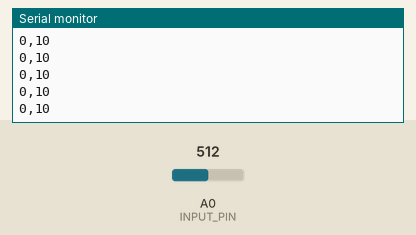
Recording of a sketch running on a simulated Arduino Uno, built with avr-gcc and run on an emulated ATmega328P. On the bench: the last lines printed to the serial monitor. The inputs (shaded band) are chosen by the test bench; at power-on: A0 (INPUT_PIN) = 512.

Above: at 1.2 s.
1.3 s: A0 (INPUT_PIN) set to 716
At 2.1 s:
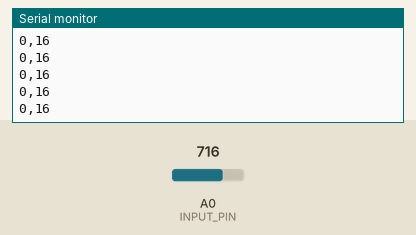
2.8 s: A0 (INPUT_PIN) set to 900
At 3.8 s:
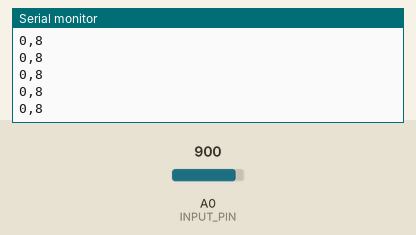
Timing chart, 0 to 5.8 s (numbered marks = the images above; inputs shaded):
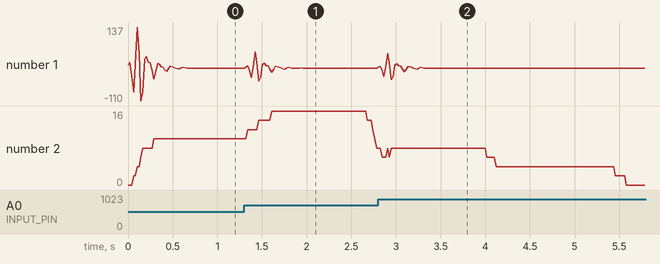

The sketch:

EMG.ino
```cpp
#include <Wire.h>

#define SAMPLE_RATE 500
#define INPUT_PIN A0
#define BUFFER_SIZE 128

int circular_buffer[BUFFER_SIZE];
int data_index, sum;

void setup() {
  Serial.begin(115200);
}

void loop(){
  emg();
  delay(20);
}

void emg() {
  static unsigned long past = 0;
  unsigned long present = micros();
  unsigned long interval = present - past;
  past = present;

  // Run timer
  static long timer = 0;
  timer -= interval;

  // Sample and get envelop
  if(timer < 0) {
    timer += 1000000 / SAMPLE_RATE;
    int sensor_value = analogRead(INPUT_PIN);
    int signal = EMGFilter(sensor_value);
    int envelop = getEnvelop(abs(signal));
    Serial.print(signal);
    Serial.print(",");
    Serial.println(envelop);
    //delay(1);
  }
}

int getEnvelop(int abs_emg){
  sum -= circular_buffer[data_index];
  sum += abs_emg;
  circular_buffer[data_index] = abs_emg;
  data_index = (data_index + 1) % BUFFER_SIZE;
  return (sum/BUFFER_SIZE) * 2;
}

float EMGFilter(float input){
  float output = input;
  {
    static float z1, z2; // filter section state
    float x = output - 0.05159732*z1 - 0.36347401*z2;
    output = 0.01856301*x + 0.03712602*z1 + 0.01856301*z2;
    z2 = z1;
    z1 = x;
  }
  {
    static float z1, z2; // filter section state
    float x = output - -0.53945795*z1 - 0.39764934*z2;
    output = 1.00000000*x + -2.00000000*z1 + 1.00000000*z2;
    z2 = z1;
    z1 = x;
  }
  {
    static float z1, z2; // filter section state
    float x = output - 0.47319594*z1 - 0.70744137*z2;
    output = 1.00000000*x + 2.00000000*z1 + 1.00000000*z2;
    z2 = z1;
    z1 = x;
  }
  {
    static float z1, z2; // filter section state
    float x = output - -1.00211112*z1 - 0.74520226*z2;
    output = 1.00000000*x + -2.00000000*z1 + 1.00000000*z2;
    z2 = z1;
    z1 = x;
  }
  return output;
}
```

Measured:
- after the input at 1.3 s, the serial monitor: prints a new line at once (image 1)
- after the input at 2.8 s, the serial monitor: prints a new line at once (image 2)
